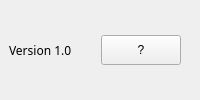
     <widget class="QFrame" name="footer_frame">
      <property name="minimumSize">
       <size>
        <width>0</width>
        <height>0</height>
       </size>
      </property>
      <property name="frameShape">
       <enum>QFrame::NoFrame</enum>
      </property>
      <layout class="QHBoxLayout" name="horizontalLayout">
       <property name="spacing">
        <number>0</number>
       </property>
       <property name="leftMargin">
        <number>0</number>
       </property>
       <property name="topMargin">
        <number>0</number>
       </property>
       <property name="rightMargin">
        <number>0</number>
       </property>
       <property name="bottomMargin">
        <number>0</number>
       </property>
       <item>
        <widget class="QFrame" name="footer_left">
         <property name="frameShape">
          <enum>QFrame::NoFrame</enum>
         </property>
         <layout class="QHBoxLayout" name="horizontalLayout_5">
          <item>
           <widget class="QLabel" name="label">
            <property name="font">
             <font>
              <family>Asus Rog</family>
             </font>
            </property>
            <property name="text">
             <string>Version 1.0</string>
            </property>
           </widget>
          </item>
         </layout>
        </widget>
       </item>
       <item>
        <widget class="QFrame" name="footer_right">
         <property name="frameShape">
          <enum>QFrame::NoFrame</enum>
         </property>
         <layout class="QHBoxLayout" name="horizontalLayout_6">
          <item>
           <widget class="QPushButton" name="pushButton_3">
            <property name="minimumSize">
             <size>
              <width>60</width>
              <height>30</height>
             </size>
            </property>
            <property name="text">
             <string>?</string>
            </property>
           </widget>
          </item>
         </layout>
        </widget>
       </item>
       <item>
        <widget class="QFrame" name="size_grip">
         <property name="minimumSize">
          <size>
           <width>10</width>
           <height>10</height>
          </size>
         </property>
         <property name="maximumSize">
          <size>
           <width>10</width>
           <height>10</height>
          </size>
         </property>
         <property name="frameShape">
          <enum>QFrame::NoFrame</enum>
         </property>
        </widget>
       </item>
      </layout>
     </widget>
